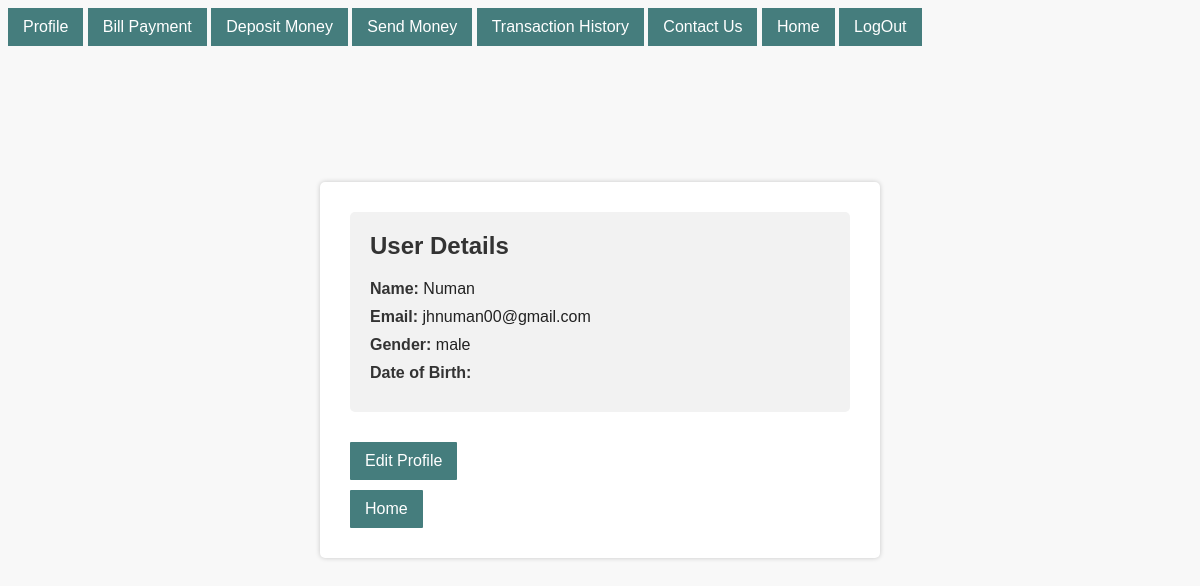
Screenshot of /aiub-project/Views/Profile.php (signed in) with the database file from the repository.
### tables this page shows
CREATE TABLE `Users` (
  `id` int(100) NOT NULL,
  `name` varchar(100) NOT NULL,
  `email` varchar(100) NOT NULL,
  `gender` varchar(100) NOT NULL,
  `dob` varchar(100) NOT NULL,
  `password` varchar(100) NOT NULL,
  `confirm_password` varchar(100) NOT NULL,
  `user_type` varchar(100) NOT NULL
);

### aiub-project/Models/UserModel.php (called while the page is built, shortened)
<?php
    function searchUser($email){
        $con = getConnection();
        $sql = "SELECT * FROM Users WHERE email = '$email'";
        $result = mysqli_query($con, $sql);
        if(mysqli_num_rows($result) > 0){
            $row = mysqli_fetch_array($result, MYSQLI_ASSOC);
            return $row;
        }else{
            return "No results found";
        }
    }
?>

### aiub-project/Views/Profile.php (the view, shortened to what this page needs)
<?php
require_once('../models/userModel.php');
    require_once 'menu.php';
    ?>
<!DOCTYPE html>
<html>
<head>
</head>
<body>
	<div class="container">
		<?php
			$email = $_SESSION['email'];
			$user = searchUser($email);
			if(is_array($user)){
				echo "<div class='profile-details'>";
				echo "<h2>User Details</h2>";
				echo "<p><strong>Name:</strong> " . $user['name'] . "</p>";
				echo "<p><strong>Email:</strong> " . $user['email'] . "</p>";
				echo "<p><strong>Gender:</strong> " . $user['gender'] . "</p>";
				echo "<p><strong>Date of Birth:</strong> " . $user['dob'] . "</p>";
				echo "</div>";
				echo "<a href='#' class='button'>Edit Profile</a><br>";
				echo "<a href='user.php' class='button'>Home</a>";
			}else{
				echo "<h2 class='error'>Error:</h2>";
				echo "<p class='error'>" . $user . "</p>";
			}
		?>
	</div>
</body>
</html>

### aiub-project/Views/Profile.php (style rules this page uses)
body { font-family: Arial, sans-serif; background-color: #f8f8f8; }
.container { width: 500px; margin: 0 auto; background-color: #fff; padding: 30px; margin-top: 100px; box-shadow: 0px 0px 5px rgba(0,0,0,0.2); border-radius: 5px; }
h2 { margin-top: 0; color: #333; margin-bottom: 20px; }
p { margin: 0; color: #777; margin-bottom: 10px; }
.profile-details { background-color: #f2f2f2; padding: 20px; border-radius: 5px; margin-bottom: 20px; }
.profile-details p { color: #222; margin-bottom: 10px; }
.profile-details strong { color: #333; }
.button { display: inline-block; padding: 10px 15px; background-color: #457d7d; color: #fff; text-decoration: none; border-radius: 1px; margin-top: 10px; }

### rows the page displays
users: name "Numan", email "jhnuman00@gmail.com", gender "male"
